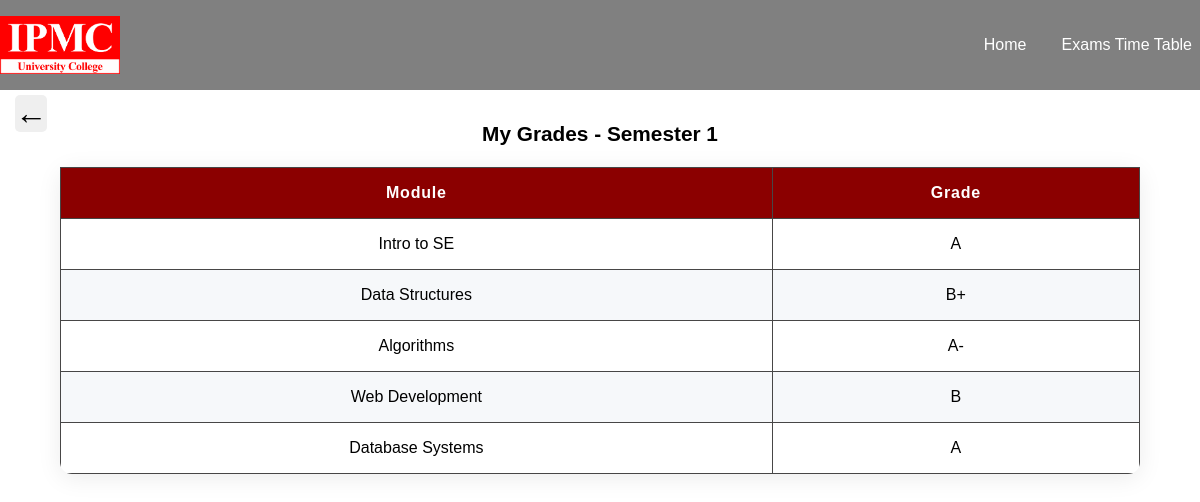
Screenshot of /grades/software (signed in) with the database file from the repository.
### tables this page shows
CREATE TABLE grades (
        id INTEGER PRIMARY KEY AUTOINCREMENT,
        index_number TEXT NOT NULL,
        module TEXT NOT NULL,
        grade TEXT NOT NULL,
        course TEXT NOT NULL,
        FOREIGN KEY (index_number) REFERENCES students(index_number)
    );

### app.py (the view)
@app.route('/grades/software')
def grades_software():
    if 'student_id' not in session:
        return redirect('/login/student')
    index_number = session['student_id']
    conn = sqlite3.connect('S_database.db')
    c = conn.cursor()
    c.execute("SELECT module, grade, course FROM grades WHERE index_number = ?", (index_number,))
    grades = c.fetchall()
    conn.close()
    return render_template('grades.html', grades=grades)

### templates/grades.html (shortened to what this page needs)
<link rel="stylesheet" href="{{url_for('static', filename= 'css/s.e. batch8-10am.css')}}" >
<nav>
     <img
    src="{{ url_for('static', filename='images/IPMC University College Logo.png') }}"
    alt=""
    width="120px"
  />
      <div class="nav-links" id="nav-links">
      <a href="{{ url_for('index') }}">Home</a>
       <a href="{{ url_for('exams_timetable') }}">Exams Time Table</a>
      </div>
    </nav>
<button onclick="window.location.href='{{ url_for('dashboard') }}'" id="backBtn" class="nav-btn">&#8592;</button>
<table>
  <caption>My Grades - Semester 1</caption>
  <thead>
    <tr>
      <th>Module</th>
      <th>Grade</th>
    </tr>
  </thead>
  <tbody>
    {% for module, grade, course in grades %}
    <tr>
      <td>{{ module }}</td>
      <td>{{ grade }}</td>
    </tr>
    {% endfor %}
  </tbody>
</table>

### static/css/s.e. batch8-10am.css (style rules this page uses)
* { padding: 0; margin: 0; box-sizing: border-box; }
nav { background-color:gray; color: #fff; display: flex; justify-content: space-between; align-items: center; padding: 1rem 0rem; position: relative; flex-wrap: wrap; position: sticky; top: 0; z-index: 200; }
.nav-btn { top: 95px; border: none; border-radius: 5px; cursor: pointer; transition: 0.3s ease-out; font-size: 2rem; z-index: 1000; position: fixed; left: 15px; }
.nav-links { display: flex; gap: 1.2rem; align-items: center; }
.nav-links a { text-decoration: none; color: #fff; font-weight: 500; position: relative; padding: 0.5rem; font-family: 'Arial', sans-serif; }
table { width: 90%; margin: 2em auto; border-collapse: collapse; background: #fff; border-radius: 12px; overflow: hidden; box-shadow: 0 4px 24px rgba(0,0,0,0.08); font-family: 'Poppins', Arial, sans-serif; }
caption { caption-side: top; font-size: 1.3em; font-weight: bold; margin-bottom: 1em; color: #000; }
th, td { padding: 1em 1.2em; text-align: center; border: 1px solid rgb(71, 70, 70); }
th { background-color: darkred; color: #fff; font-weight: 600; letter-spacing: 0.05em; }
tr:nth-child(even) { background: #f6f8fa; }

### rows the page displays
grades: module "Intro to SE", grade "A"
grades: module "Data Structures", grade "B+"
grades: module "Algorithms", grade "A-"
grades: module "Web Development", grade "B"
grades: module "Database Systems", grade "A"
